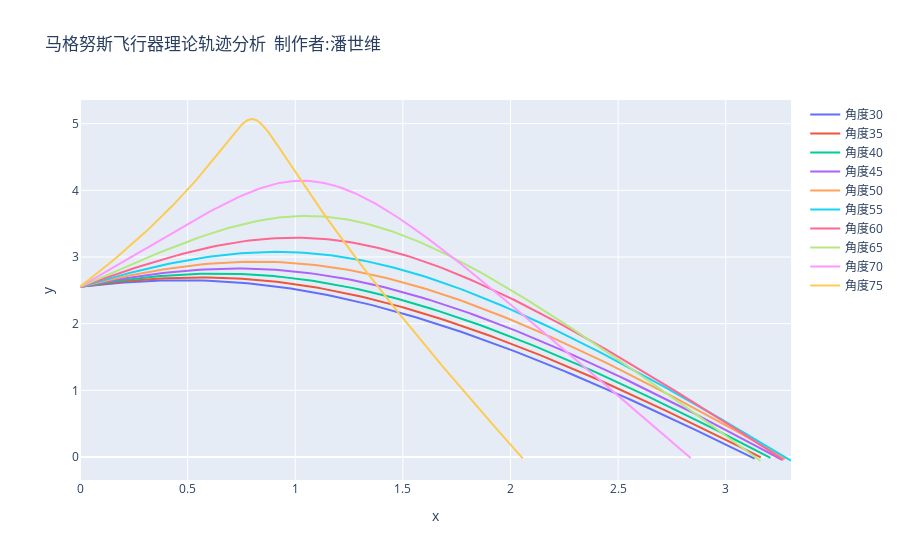

Notebook cell for this chart:
### Code cell
fig=go.Figure()
for i in range(30,80,5):
     tan=math.tan(i*math.pi/180)
     X3,Y3=update3(x=0,y=2.553,vx=3,vy=vx*tan,l=0.001,l2=0.001)
     fig.add_trace(go.Scatter(x=X3,y=Y3,name=f'角度{i}'))
     
fig.update_layout(title='马格努斯飞行器理论轨迹分析  制作者:潘世维',
               xaxis_title='x',yaxis_title='y')
